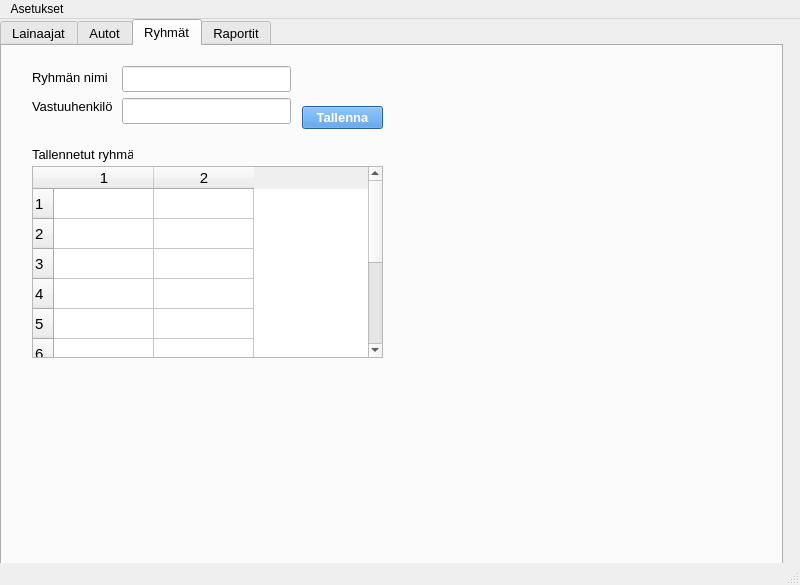
<?xml version="1.0" encoding="UTF-8"?>
<ui version="4.0">
 <class>MainWindow</class>
 <widget class="QMainWindow" name="MainWindow">
  <property name="geometry">
   <rect>
    <x>0</x>
    <y>0</y>
    <width>800</width>
    <height>585</height>
   </rect>
  </property>
  <property name="windowTitle">
   <string>MainWindow</string>
  </property>
  <property name="windowIcon">
   <iconset theme="preferences-desktop-accessibility"/>
  </property>
  <widget class="QWidget" name="centralwidget">
   <widget class="QTabWidget" name="tabWidget">
    <property name="geometry">
     <rect>
      <x>0</x>
      <y>0</y>
      <width>783</width>
      <height>551</height>
     </rect>
    </property>
    <property name="font">
     <font>
      <pointsize>10</pointsize>
     </font>
    </property>
    <property name="cursor">
     <cursorShape>PointingHandCursor</cursorShape>
    </property>
    <property name="currentIndex">
     <number>2</number>
    </property>
    <widget class="QWidget" name="lenderTab">
     <property name="cursor">
      <cursorShape>ArrowCursor</cursorShape>
     </property>
     <attribute name="title">
      <string>Lainaajat</string>
     </attribute>
     <widget class="QTableWidget" name="registeredPersonsTableWidget">
      <property name="geometry">
       <rect>
        <x>20</x>
        <y>240</y>
        <width>641</width>
        <height>241</height>
       </rect>
      </property>
      <property name="cursor" stdset="0">
       <cursorShape>ForbiddenCursor</cursorShape>
      </property>
      <property name="rowCount">
       <number>10</number>
      </property>
      <property name="columnCount">
       <number>6</number>
      </property>
      <row/>
      <row/>
      <row/>
      <row/>
      <row/>
      <row/>
      <row/>
      <row/>
      <row/>
      <row/>
      <column/>
      <column/>
      <column/>
      <column/>
      <column/>
      <column/>
     </widget>
     <widget class="QLabel" name="registeredPersonsLabel">
      <property name="geometry">
       <rect>
        <x>20</x>
        <y>220</y>
        <width>131</width>
        <height>16</height>
       </rect>
      </property>
      <property name="text">
       <string>Rekisteröidyt lainaajat</string>
      </property>
     </widget>
     <widget class="QPushButton" name="savePersonPushButton">
      <property name="geometry">
       <rect>
        <x>310</x>
        <y>180</y>
        <width>71</width>
        <height>23</height>
       </rect>
      </property>
      <property name="font">
       <font>
        <pointsize>10</pointsize>
        <bold>true</bold>
       </font>
      </property>
      <property name="cursor">
       <cursorShape>PointingHandCursor</cursorShape>
      </property>
      <property name="styleSheet">
       <string notr="true">background-color: rgb(57, 136, 220);
color: rgb(255, 255, 255);</string>
      </property>
      <property name="text">
       <string>Tallenna</string>
      </property>
     </widget>
     <widget class="QWidget" name="layoutWidget">
      <property name="geometry">
       <rect>
        <x>130</x>
        <y>10</y>
        <width>171</width>
        <height>191</height>
       </rect>
      </property>
      <layout class="QVBoxLayout" name="studentInputsVerticalLayout">
       <item>
        <widget class="QLineEdit" name="ssnLineEdit">
         <property name="font">
          <font>
           <pointsize>11</pointsize>
          </font>
         </property>
        </widget>
       </item>
       <item>
        <widget class="QLineEdit" name="firstNameLineEdit">
         <property name="font">
          <font>
           <pointsize>11</pointsize>
          </font>
         </property>
        </widget>
       </item>
       <item>
        <widget class="QLineEdit" name="lastNameLineEdit">
         <property name="font">
          <font>
           <pointsize>11</pointsize>
          </font>
         </property>
        </widget>
       </item>
       <item>
        <widget class="QComboBox" name="groupComboBox">
         <property name="font">
          <font>
           <pointsize>11</pointsize>
          </font>
         </property>
         <property name="currentText">
          <string/>
         </property>
        </widget>
       </item>
       <item>
        <widget class="QLineEdit" name="vehicleClassLineEdit">
         <property name="font">
          <font>
           <pointsize>11</pointsize>
          </font>
         </property>
        </widget>
       </item>
       <item>
        <widget class="QLineEdit" name="emailLineEdit">
         <property name="font">
          <font>
           <pointsize>11</pointsize>
          </font>
         </property>
        </widget>
       </item>
      </layout>
     </widget>
     <widget class="QWidget" name="layoutWidget">
      <property name="geometry">
       <rect>
        <x>20</x>
        <y>10</y>
        <width>101</width>
        <height>191</height>
       </rect>
      </property>
      <layout class="QVBoxLayout" name="studentLabelsVerticalLayout">
       <item>
        <widget class="QLabel" name="ssnLabel">
         <property name="font">
          <font>
           <pointsize>10</pointsize>
          </font>
         </property>
         <property name="text">
          <string>Henkilötunnus</string>
         </property>
        </widget>
       </item>
       <item>
        <widget class="QLabel" name="firstNameLabel">
         <property name="font">
          <font>
           <pointsize>10</pointsize>
          </font>
         </property>
         <property name="text">
          <string>Etunimi</string>
         </property>
        </widget>
       </item>
       <item>
        <widget class="QLabel" name="lastNameLabel">
         <property name="font">
          <font>
           <pointsize>10</pointsize>
          </font>
         </property>
         <property name="text">
          <string>Sukunimi</string>
         </property>
        </widget>
       </item>
       <item>
        <widget class="QLabel" name="groupLabel">
         <property name="font">
          <font>
           <pointsize>10</pointsize>
          </font>
         </property>
         <property name="text">
          <string>Ryhmä</string>
         </property>
        </widget>
       </item>
       <item>
        <widget class="QLabel" name="vehicleClassLabel">
         <property name="font">
          <font>
           <pointsize>10</pointsize>
          </font>
         </property>
         <property name="text">
          <string>Ajokorttiluokka</string>
         </property>
        </widget>
       </item>
       <item>
        <widget class="QLabel" name="emailLabel">
         <property name="text">
          <string>Sähköposti</string>
         </property>
        </widget>
       </item>
      </layout>
     </widget>
    </widget>
    <widget class="QWidget" name="vehicleTab">
     <property name="cursor">
      <cursorShape>ArrowCursor</cursorShape>
     </property>
     <attribute name="title">
      <string>Autot</string>
     </attribute>
     <widget class="QWidget" name="layoutWidget">
      <property name="geometry">
       <rect>
        <x>10</x>
        <y>0</y>
        <width>101</width>
        <height>151</height>
       </rect>
      </property>
      <layout class="QVBoxLayout" name="vehicleLabelsVerticalLayout">
       <item>
        <widget class="QLabel" name="numberPlateLabel">
         <property name="font">
          <font>
           <pointsize>10</pointsize>
          </font>
         </property>
         <property name="text">
          <string>Rekisterinumero</string>
         </property>
        </widget>
       </item>
       <item>
        <widget class="QLabel" name="manufacturerLabel">
         <property name="font">
          <font>
           <pointsize>10</pointsize>
          </font>
         </property>
         <property name="text">
          <string>Merkki</string>
         </property>
        </widget>
       </item>
       <item>
        <widget class="QLabel" name="modelLabel">
         <property name="font">
          <font>
           <pointsize>10</pointsize>
          </font>
         </property>
         <property name="text">
          <string>Malli</string>
         </property>
        </widget>
       </item>
       <item>
        <widget class="QLabel" name="modelYearLabel">
         <property name="font">
          <font>
           <pointsize>10</pointsize>
          </font>
         </property>
         <property name="text">
          <string>Vuosimalli</string>
         </property>
        </widget>
       </item>
       <item>
        <widget class="QLabel" name="capacityLabel">
         <property name="font">
          <font>
           <pointsize>10</pointsize>
          </font>
         </property>
         <property name="text">
          <string>Henkilömäärä</string>
         </property>
        </widget>
       </item>
      </layout>
     </widget>
     <widget class="QWidget" name="layoutWidget_2">
      <property name="geometry">
       <rect>
        <x>120</x>
        <y>0</y>
        <width>169</width>
        <height>156</height>
       </rect>
      </property>
      <layout class="QVBoxLayout" name="vehicleInputsVerticalLayout">
       <item>
        <widget class="QLineEdit" name="numberPlateLineEdit">
         <property name="font">
          <font>
           <pointsize>11</pointsize>
          </font>
         </property>
        </widget>
       </item>
       <item>
        <widget class="QLineEdit" name="manufacturerLineEdit">
         <property name="font">
          <font>
           <pointsize>11</pointsize>
          </font>
         </property>
        </widget>
       </item>
       <item>
        <widget class="QLineEdit" name="modelLineEdit">
         <property name="font">
          <font>
           <pointsize>11</pointsize>
          </font>
         </property>
        </widget>
       </item>
       <item>
        <widget class="QLineEdit" name="modelYearLineEdit">
         <property name="font">
          <font>
           <pointsize>11</pointsize>
          </font>
         </property>
        </widget>
       </item>
       <item>
        <widget class="QLineEdit" name="capacityLineEdit">
         <property name="font">
          <font>
           <pointsize>11</pointsize>
          </font>
         </property>
        </widget>
       </item>
      </layout>
     </widget>
     <widget class="QPushButton" name="saveVehiclePushButton">
      <property name="geometry">
       <rect>
        <x>300</x>
        <y>120</y>
        <width>91</width>
        <height>23</height>
       </rect>
      </property>
      <property name="font">
       <font>
        <pointsize>10</pointsize>
        <bold>true</bold>
       </font>
      </property>
      <property name="cursor">
       <cursorShape>PointingHandCursor</cursorShape>
      </property>
      <property name="styleSheet">
       <string notr="true">background-color: rgb(57, 136, 220);
color: rgb(255, 255, 255);</string>
      </property>
      <property name="text">
       <string>Tallenna</string>
      </property>
     </widget>
     <widget class="QPushButton" name="printBarcodePushButton">
      <property name="geometry">
       <rect>
        <x>300</x>
        <y>90</y>
        <width>91</width>
        <height>23</height>
       </rect>
      </property>
      <property name="font">
       <font>
        <pointsize>10</pointsize>
        <bold>true</bold>
       </font>
      </property>
      <property name="cursor">
       <cursorShape>PointingHandCursor</cursorShape>
      </property>
      <property name="styleSheet">
       <string notr="true">background-color: rgb(220, 162, 25);
color: rgb(255, 255, 255);</string>
      </property>
      <property name="text">
       <string>Viivakoodi</string>
      </property>
     </widget>
     <widget class="QTableWidget" name="vehicleCatalogTableWidget">
      <property name="geometry">
       <rect>
        <x>10</x>
        <y>190</y>
        <width>601</width>
        <height>321</height>
       </rect>
      </property>
      <property name="cursor" stdset="0">
       <cursorShape>ForbiddenCursor</cursorShape>
      </property>
      <property name="rowCount">
       <number>10</number>
      </property>
      <property name="columnCount">
       <number>5</number>
      </property>
      <row/>
      <row/>
      <row/>
      <row/>
      <row/>
      <row/>
      <row/>
      <row/>
      <row/>
      <row/>
      <column/>
      <column/>
      <column/>
      <column/>
      <column/>
     </widget>
     <widget class="QLabel" name="vehicleListLabel">
      <property name="geometry">
       <rect>
        <x>10</x>
        <y>170</y>
        <width>101</width>
        <height>16</height>
       </rect>
      </property>
      <property name="text">
       <string>Autoluettelo</string>
      </property>
     </widget>
    </widget>
    <widget class="QWidget" name="groupsTab">
     <attribute name="title">
      <string>Ryhmät</string>
     </attribute>
     <widget class="QPushButton" name="saveGroupPushButton">
      <property name="geometry">
       <rect>
        <x>300</x>
        <y>60</y>
        <width>81</width>
        <height>23</height>
       </rect>
      </property>
      <property name="font">
       <font>
        <pointsize>10</pointsize>
        <bold>true</bold>
       </font>
      </property>
      <property name="styleSheet">
       <string notr="true">background-color: rgb(57, 136, 220);
color: rgb(255, 255, 255);</string>
      </property>
      <property name="text">
       <string>Tallenna</string>
      </property>
     </widget>
     <widget class="QTableWidget" name="savedGroupsTableWidget">
      <property name="geometry">
       <rect>
        <x>30</x>
        <y>120</y>
        <width>351</width>
        <height>192</height>
       </rect>
      </property>
      <property name="font">
       <font>
        <pointsize>11</pointsize>
       </font>
      </property>
      <property name="rowCount">
       <number>10</number>
      </property>
      <property name="columnCount">
       <number>2</number>
      </property>
      <row/>
      <row/>
      <row/>
      <row/>
      <row/>
      <row/>
      <row/>
      <row/>
      <row/>
      <row/>
      <column/>
      <column/>
     </widget>
     <widget class="QLabel" name="savedGroupsLabel">
      <property name="geometry">
       <rect>
        <x>30</x>
        <y>100</y>
        <width>101</width>
        <height>16</height>
       </rect>
      </property>
      <property name="text">
       <string>Tallennetut ryhmät</string>
      </property>
     </widget>
     <widget class="QWidget" name="layoutWidget">
      <property name="geometry">
       <rect>
        <x>120</x>
        <y>20</y>
        <width>169</width>
        <height>60</height>
       </rect>
      </property>
      <layout class="QVBoxLayout" name="verticalLayout">
       <item>
        <widget class="QLineEdit" name="groupNameLineEdit">
         <property name="font">
          <font>
           <pointsize>11</pointsize>
          </font>
         </property>
        </widget>
       </item>
       <item>
        <widget class="QLineEdit" name="responsiblePLineEdit">
         <property name="font">
          <font>
           <pointsize>11</pointsize>
          </font>
         </property>
        </widget>
       </item>
      </layout>
     </widget>
     <widget class="QWidget" name="layoutWidget">
      <property name="geometry">
       <rect>
        <x>30</x>
        <y>20</y>
        <width>84</width>
        <height>51</height>
       </rect>
      </property>
      <layout class="QVBoxLayout" name="verticalLayout_2">
       <item>
        <widget class="QLabel" name="groupNameLabel">
         <property name="font">
          <font>
           <pointsize>10</pointsize>
          </font>
         </property>
         <property name="text">
          <string>Ryhmän nimi</string>
         </property>
        </widget>
       </item>
       <item>
        <widget class="QLabel" name="responsiblePLabel_2">
         <property name="font">
          <font>
           <pointsize>10</pointsize>
          </font>
         </property>
         <property name="text">
          <string>Vastuuhenkilö</string>
         </property>
        </widget>
       </item>
      </layout>
     </widget>
    </widget>
    <widget class="QWidget" name="reportsTab">
     <property name="cursor">
      <cursorShape>ArrowCursor</cursorShape>
     </property>
     <attribute name="title">
      <string>Raportit</string>
     </attribute>
     <widget class="QComboBox" name="reportTypecomboBox">
      <property name="geometry">
       <rect>
        <x>20</x>
        <y>30</y>
        <width>231</width>
        <height>22</height>
       </rect>
      </property>
      <property name="font">
       <font>
        <pointsize>11</pointsize>
       </font>
      </property>
     </widget>
     <widget class="QLabel" name="reportTypeLabel">
      <property name="geometry">
       <rect>
        <x>20</x>
        <y>10</y>
        <width>47</width>
        <height>13</height>
       </rect>
      </property>
      <property name="font">
       <font>
        <pointsize>10</pointsize>
       </font>
      </property>
      <property name="text">
       <string>Raportti</string>
      </property>
     </widget>
     <widget class="QDateEdit" name="beginingDateEdit">
      <property name="geometry">
       <rect>
        <x>20</x>
        <y>80</y>
        <width>110</width>
        <height>22</height>
       </rect>
      </property>
      <property name="font">
       <font>
        <pointsize>11</pointsize>
       </font>
      </property>
      <property name="calendarPopup">
       <bool>true</bool>
      </property>
      <property name="date">
       <date>
        <year>2025</year>
        <month>1</month>
        <day>1</day>
       </date>
      </property>
     </widget>
     <widget class="QLabel" name="beginingLabel">
      <property name="geometry">
       <rect>
        <x>20</x>
        <y>60</y>
        <width>47</width>
        <height>13</height>
       </rect>
      </property>
      <property name="font">
       <font>
        <pointsize>10</pointsize>
       </font>
      </property>
      <property name="text">
       <string>Alkaa</string>
      </property>
     </widget>
     <widget class="QLabel" name="endingLabel">
      <property name="geometry">
       <rect>
        <x>140</x>
        <y>60</y>
        <width>47</width>
        <height>13</height>
       </rect>
      </property>
      <property name="font">
       <font>
        <pointsize>10</pointsize>
       </font>
      </property>
      <property name="text">
       <string>Päättyy</string>
      </property>
     </widget>
     <widget class="QDateEdit" name="endingDateEdit">
      <property name="geometry">
       <rect>
        <x>140</x>
        <y>80</y>
        <width>110</width>
        <height>22</height>
       </rect>
      </property>
      <property name="font">
       <font>
        <pointsize>11</pointsize>
       </font>
      </property>
      <property name="calendarPopup">
       <bool>true</bool>
      </property>
      <property name="date">
       <date>
        <year>2025</year>
        <month>1</month>
        <day>1</day>
       </date>
      </property>
     </widget>
     <widget class="QPushButton" name="printReportPushButton">
      <property name="geometry">
       <rect>
        <x>260</x>
        <y>80</y>
        <width>61</width>
        <height>23</height>
       </rect>
      </property>
      <property name="font">
       <font>
        <pointsize>10</pointsize>
        <bold>true</bold>
       </font>
      </property>
      <property name="cursor">
       <cursorShape>PointingHandCursor</cursorShape>
      </property>
      <property name="styleSheet">
       <string notr="true">background-color: rgb(57, 136, 220);
color: rgb(255, 255, 255);</string>
      </property>
      <property name="text">
       <string>Tulosta</string>
      </property>
     </widget>
     <widget class="QTableWidget" name="tableWidget">
      <property name="geometry">
       <rect>
        <x>20</x>
        <y>160</y>
        <width>641</width>
        <height>321</height>
       </rect>
      </property>
      <property name="cursor" stdset="0">
       <cursorShape>ForbiddenCursor</cursorShape>
      </property>
      <property name="rowCount">
       <number>22</number>
      </property>
      <property name="columnCount">
       <number>6</number>
      </property>
      <row/>
      <row/>
      <row/>
      <row/>
      <row/>
      <row/>
      <row/>
      <row/>
      <row/>
      <row/>
      <row/>
      <row/>
      <row/>
      <row/>
      <row/>
      <row/>
      <row/>
      <row/>
      <row/>
      <row/>
      <row/>
      <row/>
      <column/>
      <column/>
      <column/>
      <column/>
      <column/>
      <column/>
     </widget>
     <widget class="QLabel" name="previewLabel">
      <property name="geometry">
       <rect>
        <x>20</x>
        <y>140</y>
        <width>61</width>
        <height>16</height>
       </rect>
      </property>
      <property name="text">
       <string>Esikatselu</string>
      </property>
     </widget>
    </widget>
   </widget>
  </widget>
  <widget class="QMenuBar" name="menubar">
   <property name="geometry">
    <rect>
     <x>0</x>
     <y>0</y>
     <width>800</width>
     <height>33</height>
    </rect>
   </property>
   <widget class="QMenu" name="menuAsetukset">
    <property name="title">
     <string>Asetukset</string>
    </property>
    <addaction name="actionMuokkaa"/>
    <addaction name="actionTietoja_ohjelmasta"/>
   </widget>
   <addaction name="menuAsetukset"/>
  </widget>
  <widget class="QStatusBar" name="statusbar"/>
  <action name="actionMuokkaa">
   <property name="text">
    <string>Muokkaa...</string>
   </property>
  </action>
  <action name="actionTietoja_ohjelmasta">
   <property name="text">
    <string>Tietoja ohjelmasta...</string>
   </property>
  </action>
 </widget>
 <resources/>
 <connections/>
</ui>
